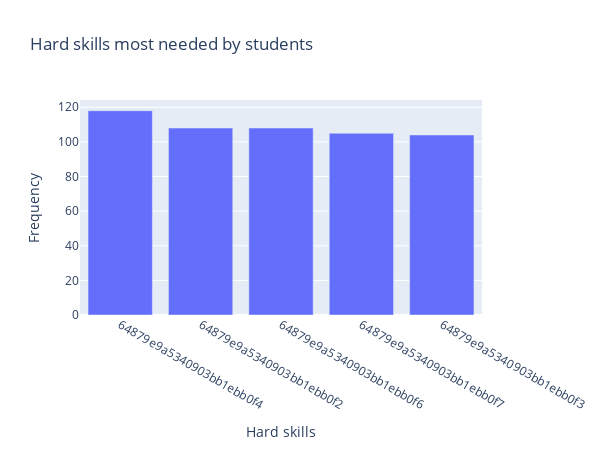

Notebook code cell kept with this figure:
### Markdown cell above
#### 3.1 Hard kills que más necesitan los estudiantes

### Code cell
# Hard skills más demandadas por los estudiantes
need = users_df['conocimientos'].explode().value_counts()

# Seleccionar los N hard skill que más necesitan los alumnos
top_n = 5
top_need = need.head(top_n)

# Quitar los corchetes de lista del índice
top_need.index = top_need.index.str.strip('[]')

# Crear el gráfico de barras horizontales
fig = go.Figure(data=go.Bar(
    y=top_need.values,
    x=top_need.index,
    orientation='v'
))

# Configurar el diseño del gráfico
fig.update_layout(
    title='Hard skills most needed by students',
    yaxis_title='Frequency',
    xaxis_title='Hard skills',
    width=600,
    height=450
)

# Mostrar el gráfico
fig.show()

### Figure 1 — Plotly figure (JSON) as saved in the notebook; plotly's stock layout.template omitted (floating-point values rounded to 4 significant figures)
{"data": [{"orientation": "v", "type": "bar", "x": ["64879e9a5340903bb1ebb0f4", "64879e9a5340903bb1ebb0f2", "64879e9a5340903bb1ebb0f6", "64879e9a5340903bb1ebb0f7", "64879e9a5340903bb1ebb0f3"], "y": [118, 108, 108, 105, 104]}], "layout": {"height": 450, "title": {"text": "Hard skills most needed by students"}, "width": 600, "xaxis": {"title": {"text": "Hard skills"}}, "yaxis": {"title": {"text": "Frequency"}}}}
